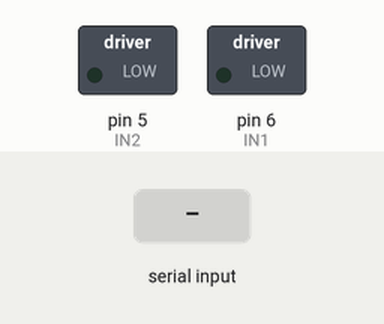
Bench run of a sketch on a simulated Arduino Uno, built with avr-gcc and run on an emulated ATmega328P. On the bench: switched loads named in the sketch (green lamp = pin HIGH). The test bench sets the inputs (shaded band).

Above: at 1.2 s.
1.3 s: "R\n" received over Serial
At 2.5 s:
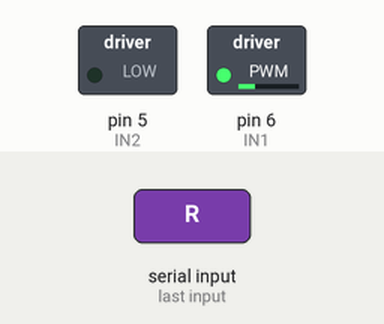
2.8 s: "L\n" received over Serial
At 3.8 s:
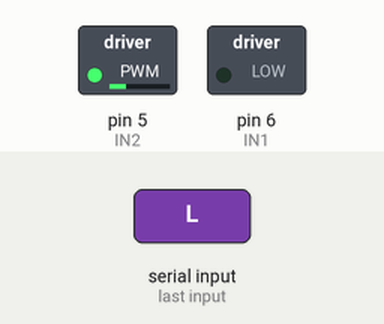
4.3 s: "A,45\n" received over Serial
At 4.9 s:
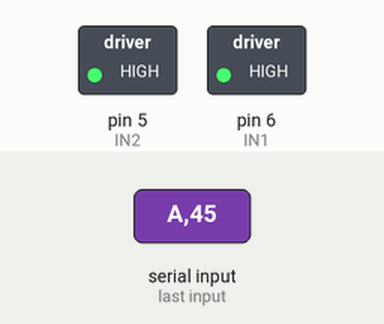
5.8 s: "A90\n" received over Serial
At 6.1 s:
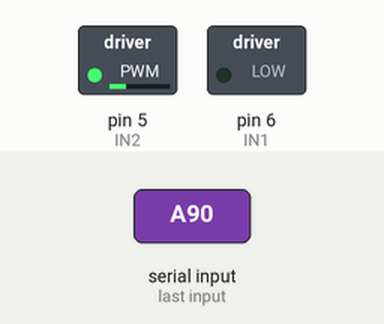
Timing chart, 0 to 8.3 s (numbered marks = the images above; inputs shaded):
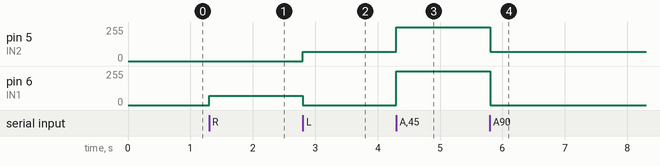

The sketch:

motor_drv.ino
```cpp
// -------------------- PIN DEFINITIONS --------------------
// Motor driver pins
#define IN1 6
#define IN2 5

// Encoder pins (STM32)
#define encoderPinA A4 // PB11 on your board
#define encoderPinB 10 // PB0 on your board

// --------------------- CONSTANTS -------------------------
#define PULSES_PER_REV 784

// --------------------- GLOBALS ---------------------------
volatile long encoderPos = 0; // Accumulates encoder counts
int AMP = 70;                 // Motor PWM value (70..255)
float targetAngle = 0;

// --------------------- SETUP -----------------------------
void setup() {
  Serial.begin(115200);

  // Set up encoder pins as inputs with pull-ups
  pinMode(encoderPinA, INPUT_PULLUP);
  pinMode(encoderPinB, INPUT_PULLUP);

  // Motor outputs
  pinMode(IN1, OUTPUT);
  pinMode(IN2, OUTPUT);

  // Attach interrupt on rising edge of A
  // We'll read B to decide direction
  attachInterrupt(digitalPinToInterrupt(encoderPinA), encoderISR, RISING);

  // If your board/core doesn’t allow digitalPinToInterrupt(A4),
  // see “Troubleshooting” below.
}

// ---------------------- MAIN LOOP ------------------------
void loop() {

  // ---------------- Handle serial commands ----------------
  if (Serial.available() > 0) {
    String command = Serial.readStringUntil('\n');
    command.trim();

    if (command == "X") {
      // Stop motor
      analogWrite(IN1, 0);
      analogWrite(IN2, 0);
    }
    else if (command.startsWith("S")) {
      // Change motor speed
      int newAmp = command.substring(1).toInt();
      if (newAmp >= 70 && newAmp <= 255) {
        AMP = newAmp;
      }
    }
    else if (command == "R") {
      // Rotate counter-clockwise
      analogWrite(IN1, AMP);
      analogWrite(IN2, 0);
    }
    else if (command == "L") {
      // Rotate clockwise
      analogWrite(IN1, 0);
      analogWrite(IN2, AMP);
    }
    else if (command.startsWith("A")) {
      // Move "clockwise" a given angle
      targetAngle = command.substring(1).toFloat();
      rotateAngle(targetAngle, true);
    }
    else if (command.startsWith("B")) {
      // Move "counter-clockwise" a given angle
      targetAngle = command.substring(1).toFloat();
      rotateAngle(targetAngle, false);
    }
  }

  // ------------------- Read encoder -------------------
  // (If you need to do anything else with the encoder value)
  noInterrupts();
  long pos = encoderPos;
  interrupts();

  float angle = ((float)pos * 360.0) / PULSES_PER_REV;
  while (angle < 0)   angle += 360;
  while (angle >= 360) angle -= 360;

  // (Print debugging if desired)
  // Serial.print(encoderPos);
  // Serial.print(",");
  // Serial.println(angle);

  // Rest of your loop logic...
}

// ------------------ ROTATE FUNCTION ----------------------
void rotateAngle(float targetAngle, bool clockwise) {
  long startCount;

  int targetPulses = round(targetAngle / (360.0 / PULSES_PER_REV));

  noInterrupts();
  startCount = encoderPos;
  interrupts();

  int minSpeed = 50;   // Minimum speed (to overcome motor friction)
  int maxSpeed = AMP;  // Your defined max speed

  while (true) {
    noInterrupts();
    long currentCount = encoderPos;
    interrupts();

    long delta = abs(currentCount - startCount);
    long error = targetPulses - delta;

    if (error <= 0) {
      // Stop motor
      analogWrite(IN1, 255);
      analogWrite(IN2, 255);
      break;
    }

    // Slow down as we near target
    int speed = map(error, 0, targetPulses, minSpeed, maxSpeed);
    speed = constrain(speed, minSpeed, maxSpeed);

    if (clockwise) {
      analogWrite(IN1, 0);
      analogWrite(IN2, speed);
    } else {
      analogWrite(IN1, speed);
      analogWrite(IN2, 0);
    }
  }
}

// ----------------- ENCODER ISR ----------------------
void encoderISR() {
  // On each rising edge of A, read B to decide direction
  int bState = digitalRead(encoderPinB);
  if (bState == HIGH) {
    encoderPos++;
  } else {
    encoderPos--;
  }
}
```

Measured:
- after the input at 1.3 s, pin 6 (IN1): 0/255 → 70/255 at once
- after the input at 2.8 s, pin 5 (IN2): 0/255 → 70/255 at once; pin 6 (IN1): 70/255 → 0/255 at once
- after the input at 4.3 s, pin 5 (IN2): 70/255 → 255/255 at once; pin 6 (IN1): 0/255 → 255/255 at once
- after the input at 5.8 s, pin 5 (IN2): 255/255 → 70/255 at once; pin 6 (IN1): 255/255 → 0/255 at once
